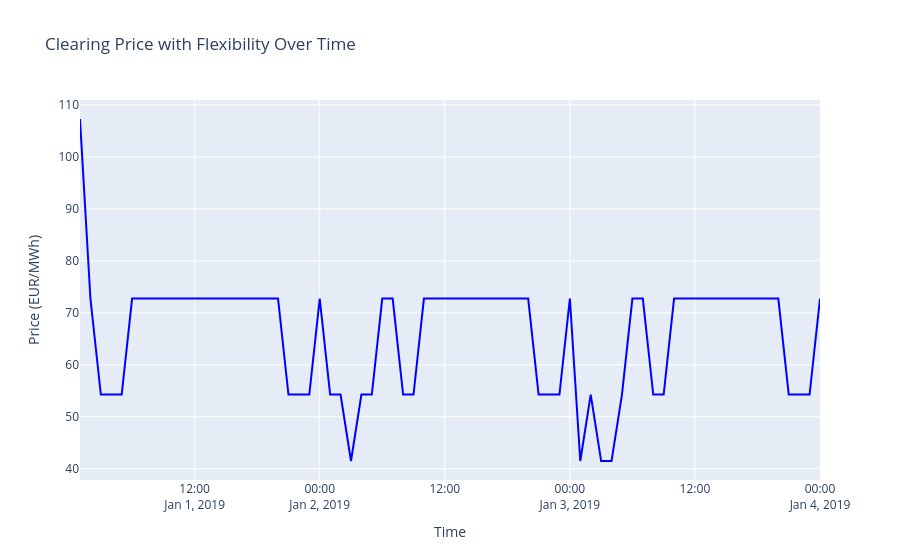

Source (notebook cell):
### Markdown cell above
*Explanation*

- **Saving the DataFrame**:
    - The clearing price data is saved to a CSV file with the following line:

### Code cell
# Load the market_meta CSV file for Use Case 2
market_meta_uc2 = pd.read_csv(f"{output_dir}/market_meta.csv")

# Convert 'time' column to datetime if it's not already in the correct format
market_meta_uc2["time"] = pd.to_datetime(market_meta_uc2["time"])

# ---- Save the DataFrame for future use ----
# Save the clearing price data as a CSV for future comparison
market_meta_uc2[["time", "price"]].to_csv(
    "outputs/clearing_price_use_case_2.csv", index=False
)

print("Saved the clearing price data of Use Case 2 to CSV.")

# ---- Plotting ----
# Create a Plotly figure for the clearing price
fig = go.Figure()

# Add a scatter plot trace for the price over time
fig.add_trace(
    go.Scatter(
        x=market_meta_uc2["time"],
        y=market_meta_uc2["price"],
        mode="lines",
        name="Clearing Price - Flexibility",
        line=dict(color="blue"),
    )
)

# Set the layout for the figure
fig.update_layout(
    title="Clearing Price with Flexibility Over Time",
    xaxis_title="Time",
    yaxis_title="Price (EUR/MWh)",
    xaxis=dict(showgrid=True),
    yaxis=dict(showgrid=True),
)

# Display the figure
fig.show()
